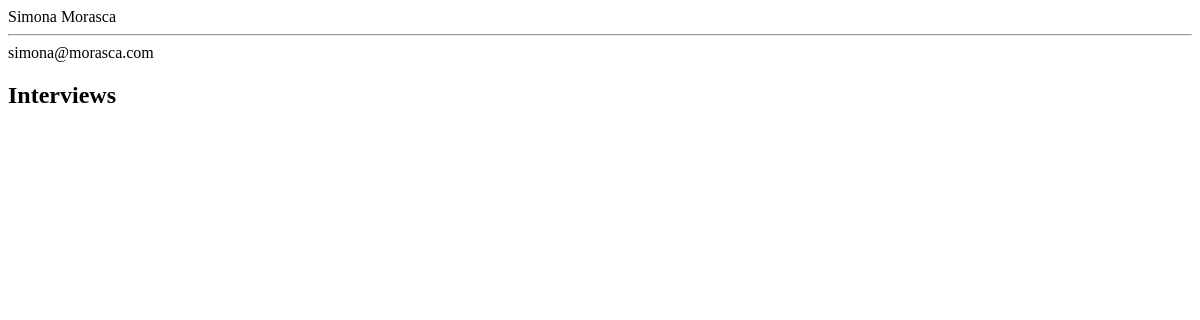
/interviews/interviewee/2, run on an earlier commit of the app's database.
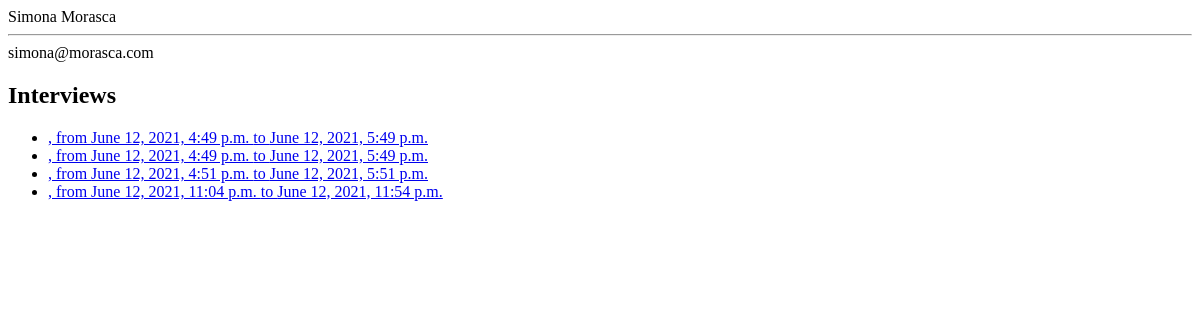
And on a later commit of the database.
### interviews/models.py (models this page shows, shortened)
class Interview(models.Model):
    interviewer = models.ManyToManyField(Interviewer, blank=False, related_name='interviewer')
    interviewee = models.ManyToManyField(Interviewee, blank=False, related_name='interviewee')
    start_datetime = models.DateTimeField(default=timezone.now, blank=False, null=False)
    end_datetime = models.DateTimeField(default=add_an_hour, blank=False, null=False)
    more_info = models.TextField(blank=True, null=False, default="", max_length=500)

### interviews/views.py (the view)
# urls.py: path('interviewee/<int:pk>', IntervieweeDetail.as_view(), name='viewInterviewee'),
class IntervieweeDetail(generic.DetailView):
	model = Interviewee
	template_name = 'interviews/interviewee_detail.html'
	context_object_name = 'interviewee'

### interviews/templates/interviews/interviewee_detail.html (shortened to what this page needs)
<hr>
{{ interviewee.email }}
<h2>Interviews</h2>
<ul>
{% for interview in interviewee.interviewee.all %}
    <li><a href="{% url 'interviews:viewInterview' interview.id %}">{{ interview.title }}, from {{ interview.start_datetime }} to {{ interview.end_datetime }}</a></li>
{% endfor %}
</ul>

What changed in the data, as far as the page shows it:
now on this page (row unchanged): Interview: start_datetime "June 12, 2021, 4:49 p.m.", end_datetime "June 12, 2021, 5:49 p.m."
now on this page (row unchanged): Interview: start_datetime "June 12, 2021, 4:49 p.m.", end_datetime "June 12, 2021, 5:49 p.m."
added Interview: start_datetime "June 12, 2021, 4:51 p.m.", end_datetime "June 12, 2021, 5:51 p.m."
added Interview: start_datetime "June 12, 2021, 11:04 p.m.", end_datetime "June 12, 2021, 11:54 p.m."
